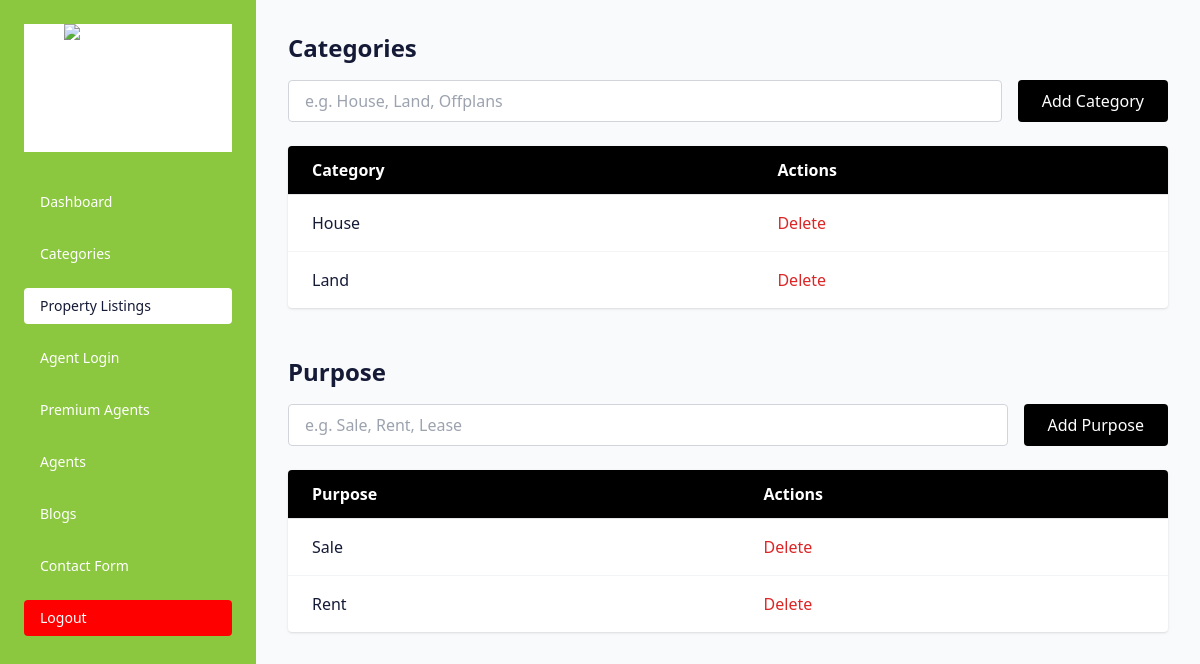
Page /admin_panel/category on the committed database.
### developer/models.py (models this page shows, shortened)
class Category(models.Model):
    name = models.CharField(max_length=100)

class Purpose(models.Model):
    name = models.CharField(max_length=100)

### developer/views.py (the view, shortened to what this page needs)
# urls.py: path('category', views.categories, name="categories"),
def categories(request):
    categories = Category.objects.all()
    purposes = Purpose.objects.all()
    return render(request, 'admin_categories.html', {
        'categories': categories,
        'purposes': purposes
    })

### developer/templates/admin_categories.html (shortened to what this page needs)
{% load static %}
<!DOCTYPE html>
<html lang="en">
<head>
  <script src="https://cdn.tailwindcss.com"></script>
</head>
<body class="bg-white text-[#151a37] font-sans">
  <div class="flex min-h-screen">
    <aside class="w-64 bg-[#8bc83f] text-white p-6 fixed h-screen">
      <div class="flex items-center justify-center mb-8 bg-white">
        <img src="./static/images/logo.png" alt="Logo" class="w-32 h-32 object-contain">
      </div>
      <nav>
        <ul class="space-y-4 text-sm">
           <li>
            <a href="admin_dashboard.html" class="block py-2 px-4 rounded hover:bg-white hover:text-[#151a37]">
              Dashboard
            </a>
          </li>
          <li>
              <a
                href="{% url 'categories' %}"
                class="block py-2 px-4 rounded hover:bg-white hover:text-[#151a37]"
              >
                Categories
              </a>
            </li>
            <li>
              <a
                href="{% url 'add_property' %}"
                class="block py-2 px-4 rounded bg-white text-[#151a37]"
              >
                Property Listings
              </a>
            </li>
            <li>
              <a
                href="{% url 'agents_login' %}"
                class="block py-2 px-4 rounded hover:bg-white hover:text-[#151a37]"
              >
                Agent Login
              </a>
            </li>
            <li>
              <a
                href="{% url 'admin_premiumagents' %}"
                class="block py-2 px-4 rounded hover:bg-white hover:text-[#151a37]"
              >
                Premium Agents
              </a>
            </li>
         <li>
              <a
                href="{% url 'admin_agents' %}"
                class="block py-2 px-4 rounded hover:bg-white hover:text-[#151a37]"
              >
                Agents
              </a>
            </li>
          <li>
            <a href="admin_blogs.html" class="block py-2 px-4 rounded hover:bg-white hover:text-[#151a37]">
              Blogs
            </a>
          </li>
          <li>
            <a href="admin_contact.html" class="block py-2 px-4 rounded hover:bg-white hover:text-[#151a37]">
              Contact Form
            </a>
          </li>
          <li>
  <a href="{% url 'logout' %}" class="block py-2 px-4 rounded bg-[red] text-white">
    Logout
  </a>
</li>
        </ul>
      </nav>
    </aside>
<main class="ml-64 p-8 w-full bg-gray-50 min-h-screen">
<section class="mb-12">
    <h2 class="text-2xl font-bold mb-4">Categories</h2>
    <form class="flex flex-col sm:flex-row gap-4 mb-6" method="POST">
      <input
        type="text" name="name"
        placeholder="e.g. House, Land, Offplans"
        class="flex-1 px-4 py-2 border border-gray-300 rounded focus:outline-none focus:ring-2 focus:ring-[#8bc83f]"
        required
      />
      <button
        type="submit" name="add"
        class="bg-black text-white px-6 py-2 rounded hover:bg-[#76a934]"
      >
        Add Category
      </button>
    </form>
    <div class="overflow-x-auto bg-white shadow rounded">
      <table class="min-w-full divide-y divide-gray-200">
        <thead class="bg-black text-white">
          <tr>
            <th class="text-left px-6 py-3">Category</th>
            <th class="text-left px-6 py-3">Actions</th>
          </tr>
        </thead>
        <tbody class="divide-y divide-gray-100">
          {% for category in categories %}
          <tr>
            <td class="px-6 py-4">{{ category.name }}</td>
            <td class="px-6 py-4">
              <form method="POST" onsubmit="return confirm('Delete this category?');">
                <button
                  type="submit" name="delete"
                  class="text-red-600 hover:text-red-800"
                >
                  Delete
                </button>
              </form>
            </td>
          </tr>
          {% empty %}
          <tr>
            <td colspan="2" class="px-6 py-4 text-gray-500">No categories found.</td>
          </tr>
          {% endfor %}
        </tbody>
      </table>
    </div>
</section>
<section class="mb-12 ">
  <h2 class="text-2xl font-bold mb-4">Purpose</h2>
  <form class="flex flex-col sm:flex-row gap-4 mb-6" method="POST">
    <input
      type="text" name="purposename"
      placeholder="e.g. Sale, Rent, Lease"
      class="flex-1 px-4 py-2 border border-gray-300 rounded focus:outline-none focus:ring-2 focus:ring-[#8bc83f]"
      required
    />
    <button
      type="submit" name="add"
      class="bg-black text-white px-6 py-2 rounded hover:bg-[#76a934]"
    >
      Add Purpose
    </button>
  </form>
  <div class="overflow-x-auto bg-white shadow rounded">
    <table class="min-w-full divide-y divide-gray-200">
      <thead class="bg-black text-white">
        <tr>
          <th class="text-left px-6 py-3">Purpose</th>
          <th class="text-left px-6 py-3">Actions</th>
        </tr>
      </thead>
      <tbody class="divide-y divide-gray-100">
        {% for purpose in purposes %}
        <tr>
          <td class="px-6 py-4">{{ purpose.name }}</td>
          <td class="px-6 py-4">
            <form method="POST" onsubmit="return confirm('Delete this purpose?');">
              <button
                type="submit" name="delete"
                class="text-red-600 hover:text-red-800"
              >
                Delete
              </button>
            </form>
          </td>
        </tr>
        {% empty %}
        <tr>
          <td colspan="2" class="px-6 py-4 text-gray-500">No purposes found.</td>
        </tr>
        {% endfor %}
      </tbody>
    </table>
  </div>
</section>
</main>
</div>
</body>
</html>

### rows in the picture
Category: name "House"
Category: name "Land"
Purpose: name "Sale"
Purpose: name "Rent"
